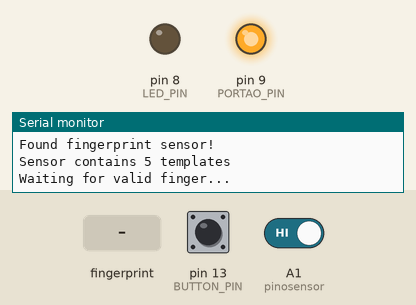
Simulated run of this sketch. Board: Arduino Uno, built with avr-gcc and run on an emulated ATmega328P. On the bench: output pins drawn as LEDs (lit = HIGH), the last lines printed to the serial monitor. The inputs (shaded band) are chosen by the test bench; at power-on: A1 (pinosensor) HIGH, pin 13 (BUTTON_PIN) HIGH.

Above: at 2.3 s.
2.4 s: A1 (pinosensor) driven LOW
At 3.2 s:
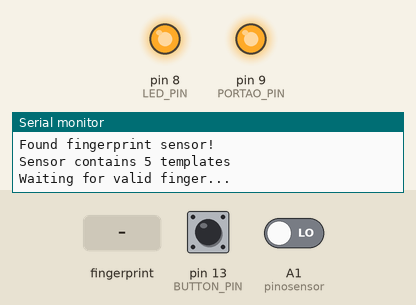
3.9 s: finger stored as number 1 placed on the sensor
At 4.6 s:
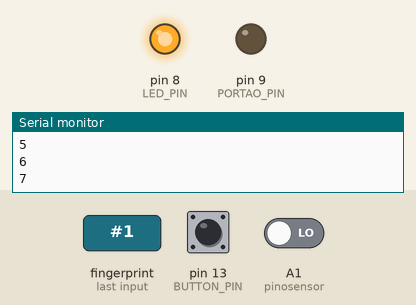
6.6 s: pin 13 (BUTTON_PIN) pulled LOW for 3.2 s
At 11.2 s:
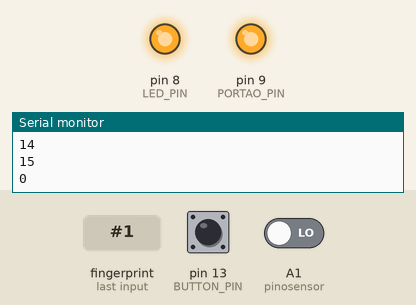
11.8 s: A1 (pinosensor) driven HIGH
At 12.6 s:
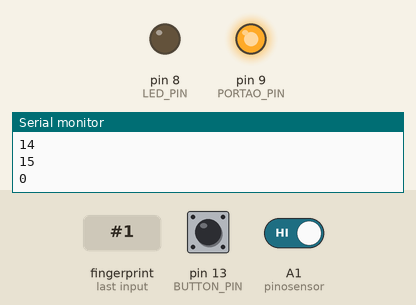
13.3 s: pin 13 (BUTTON_PIN) pulled LOW for 1 s
At 14.2 s:
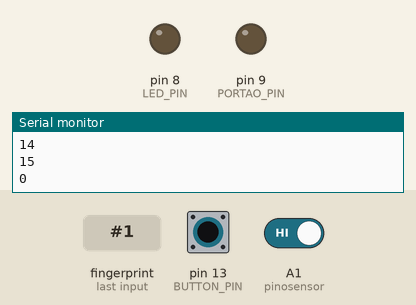
Timing chart, 0 to 16.3 s (numbered marks = the images above; inputs shaded):
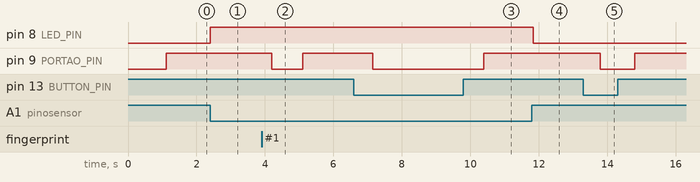

The sketch:

digital-com-2rele-e-sensor-de-proximidade.ino
```cpp
#include <Bounce2.h>
#define BUTTON_PIN 13

#define LED_PIN 8
#define PORTAO_PIN 9
int ledState = LOW;
int portaoState = HIGH;


int pinosensor = A1;
int leitura; //Armazena o valor lido pelo sensor


int porcentagemId;

int timerPortao=0;

// Instantiate a Bounce object :
Bounce debouncer = Bounce();


#include <Adafruit_Fingerprint.h>

// On Leonardo/Micro or others with hardware serial, use those! #0 is green wire, #1 is white
// uncomment this line:
// #define mySerial Serial1

// For UNO and others without hardware serial, we must use software serial...
// pin #2 is IN from sensor (GREEN wire)
// pin #3 is OUT from arduino  (WHITE wire)
// comment these two lines if using hardware serial
#include <SoftwareSerial.h>
SoftwareSerial mySerial(2, 3);

Adafruit_Fingerprint finger = Adafruit_Fingerprint(&mySerial);

void setup()
{
  Serial.begin(9600);
  while (!Serial);  // For Yun/Leo/Micro/Zero/...
  delay(100);
  Serial.println("\n\nAdafruit finger detect test");

  // set the data rate for the sensor serial port
  finger.begin(57600);

  if (finger.verifyPassword()) {
    Serial.println("Found fingerprint sensor!");
  } else {
    Serial.println("Did not find fingerprint sensor :(");
    while (1) { delay(1); }
  }

  finger.getTemplateCount();
  Serial.print("Sensor contains "); Serial.print(finger.templateCount); Serial.println(" templates");
  Serial.println("Waiting for valid finger...");

  // Setup the button with an internal pull-up :
  pinMode(BUTTON_PIN,INPUT_PULLUP);

  // After setting up the button, setup the Bounce instance :
  debouncer.attach(BUTTON_PIN);
  debouncer.interval(500);

  // Setup the LED :
  pinMode(LED_PIN,OUTPUT);
  digitalWrite(LED_PIN,ledState);
  pinMode(PORTAO_PIN,OUTPUT);
  digitalWrite(PORTAO_PIN,portaoState);

  //Define o pino do sensor optico como entrada
  pinMode(pinosensor, INPUT);
}

void loop()                     // run over and over again
{


  leitura = digitalRead(pinosensor);

  if (leitura != 1) //Verifica se o objeto foi detectado
  {
    digitalWrite(LED_PIN,HIGH);
    int idUser = getFingerprintIDez();
    verificaUsuario(idUser);
  }else{
     digitalWrite(LED_PIN,LOW);
  }


// Update the Bounce instance :
  debouncer.update();

  // Get the updated value :
  int value = debouncer.read();

  // Turn on or off the LED as determined by the state :
  if ( value == LOW ) {
    digitalWrite(PORTAO_PIN, LOW );
  }
  else {
    digitalWrite(PORTAO_PIN, HIGH );
  }


  if(portaoState  == LOW){

    timerPortao = timerPortao +1;
    if(timerPortao > 15){
      portaoState = HIGH;
      timerPortao = 0;
    }
    digitalWrite(PORTAO_PIN,portaoState);
    Serial.println(timerPortao);
  }


}


void verificaUsuario(int id){
  int liberado = 0;


  if(id >= 1 && id <= 4){
    Serial.print("Bem vindo Marco - ");
    Serial.println(porcentagemId);
    liberado = 1;
  }
  if(id >= 5 && id <= 6){
    Serial.print("Bem vindo Arthur - ");
    Serial.println(porcentagemId);
    liberado = 1;
  }


  if(liberado == 1){
    portaoState = LOW;
  }
}


// returns -1 if failed, otherwise returns ID #
int getFingerprintIDez() {
  uint8_t p = finger.getImage();
  if (p != FINGERPRINT_OK)  return -1;

  p = finger.image2Tz();
  if (p != FINGERPRINT_OK)  return -1;

  p = finger.fingerFastSearch();
  if (p != FINGERPRINT_OK)  return -1;

  // found a match!
  //Serial.print("Found ID #"); Serial.print(finger.fingerID);
  //Serial.print(" with confidence of "); Serial.println(finger.confidence);

  porcentagemId = finger.confidence;
  return finger.fingerID;
}
```

Measured:
- after the input at 2.4 s, pin 8 (LED_PIN): LOW → HIGH at once
- after the input at 3.9 s, pin 9 (PORTAO_PIN): HIGH → LOW after 0.30 s, → HIGH 0.90 s later
- after the input at 6.6 s, pin 9 (PORTAO_PIN): HIGH → LOW after 0.55 s, → HIGH 3.2 s later
- after the input at 11.8 s, pin 8 (LED_PIN): HIGH → LOW at once
- after the input at 13.3 s, pin 9 (PORTAO_PIN): HIGH → LOW after 0.50 s, → HIGH 1.0 s later
